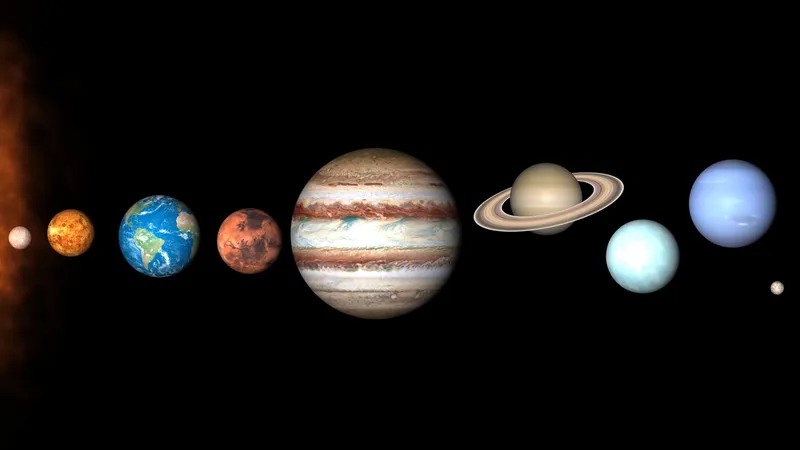
#> input picture planets.jpg, 800 x 450 px
$ python circleDetect.py
#> lines starting #> are read from the running program, lines starting #| are printed output that depends on the picture; after the words box and inside, x2 and y2 are one past the last pixel; in counts of white or black regions, pixels touching at a corner belong together
import cv2
import numpy as np

# Load the image
image = cv2.imread("planets.jpg")
#> image is the input picture: shape (450, 800, 3); mean B, G, R 20.5, 21.7, 23.8
# Convert to grayscale
gray = cv2.cvtColor(image, cv2.COLOR_BGR2GRAY)
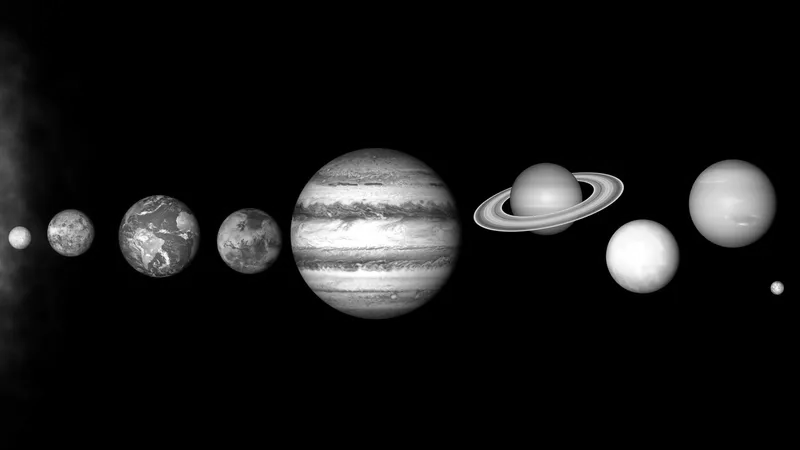
#> gray: shape (450, 800); min 0, max 255, mean 22.2

# Apply Gaussian blur to reduce noise and improve circle detection
blurred = cv2.GaussianBlur(gray, (9, 9), 2)

# Use HoughCircles to detect circles
circles = cv2.HoughCircles(blurred, cv2.HOUGH_GRADIENT, dp=1, minDist=30,
                           param1=50, param2=30, minRadius=0, maxRadius=0)
#> circles = 28 rows, first 8: [374.5, 232.5, 84.4], [641.5, 255.5, 35.4], [157.5, 235.5, 40], [730.5, 203.5, 43.5], [546.5, 197.5, 34.9], [510.5, 32.5, 189], [353.5, 115.5, 173.6], [379.5, 52.5, 236.8]

# If circles are detected
if circles is not None:
    circles = np.uint16(np.around(circles))
#> circles = 28 rows, first 8: [374, 232, 84], [642, 256, 35], [158, 236, 40], [730, 204, 44], [546, 198, 35], [510, 32, 189], [354, 116, 174], [380, 52, 237]
    for circle in circles[0, :]:
        # Get the center coordinates and radius of each circle
        center = (circle[0], circle[1])
        radius = circle[2]
        # Draw the circle center
        cv2.circle(image, center, 1, (0, 255, 0), 3)
        # Draw the circle outline
        cv2.circle(image, center, radius, (255, 0, 0), 2)
#> this loop made 28 passes
#> (center, radius) on passes 1 to 12: ((374, 232), 84), ((642, 256), 35), ((158, 236), 40), ((730, 204), 44), ((546, 198), 35), ((510, 32), 189), ((354, 116), 174), ((380, 52), 237), ((524, 80), 139), ((354, 72), 216), ((348, 368), 193), ((384, 118), 171)
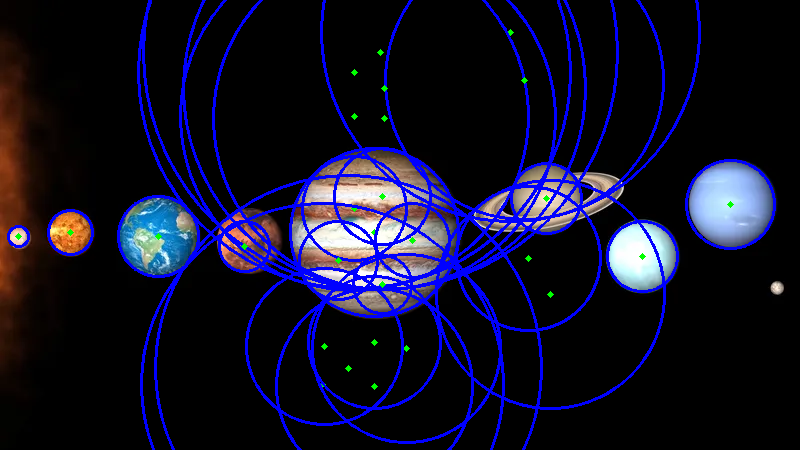
#> image: shape (450, 800, 3); 9.64% of pixels changed, all inside (x1, y1, x2, y2) = (7, 0, 776, 450)

# Save the result to a file
cv2.imwrite("Output5.jpg", image)

# Optionally, display the result
cv2.imshow("Detected Circles", image)
cv2.waitKey(0)
cv2.destroyAllWindows()
